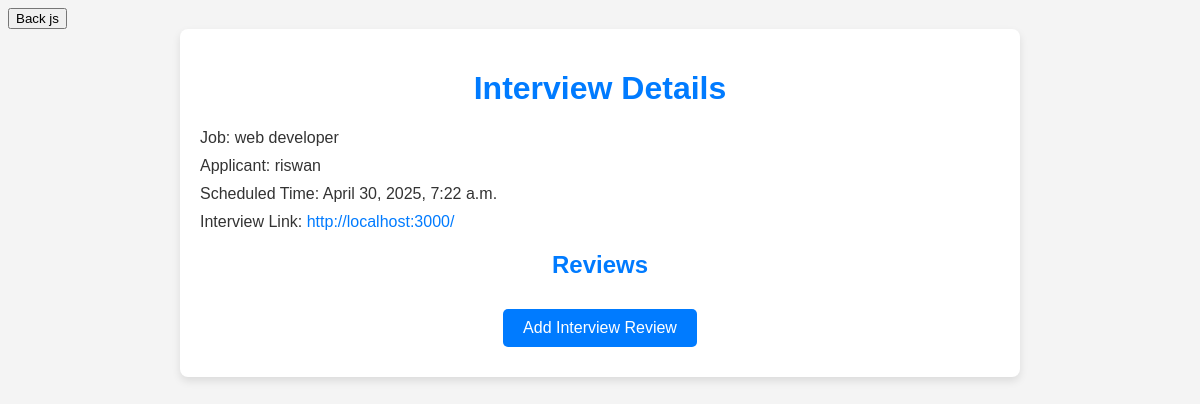
The page /interviews/detail/2/ (signed in) on the database its author committed.
### interviews/models.py (models this page shows)
class Interview(models.Model):
    job_application = models.ForeignKey(JobApplication, on_delete=models.CASCADE, related_name='interviews')
    scheduled_time = models.DateTimeField()
    interview_link = models.URLField()

### jobs/models.py (models this page shows, shortened)
class JobApplication(models.Model):
    job = models.ForeignKey(JobPosting, on_delete=models.CASCADE, related_name='applications')
    applicant = models.ForeignKey(User, on_delete=models.CASCADE, related_name='applications')
    applied_on = models.DateTimeField(auto_now_add=True)
    status = models.CharField(max_length=50, choices=[
        ('pending', 'Pending'),
        ('accepted', 'Accepted'),
        ('rejected', 'Rejected'),
        ('interview_scheduled', 'Interview Scheduled'),
        ('offer_made', 'Offer Made'),
    ],
     default='pending'
    )
    cv = models.FileField(upload_to='cvs/', blank=True, null=True)

class JobPosting(models.Model):
    organization = models.ForeignKey(Organization, on_delete=models.CASCADE, related_name='job_postings')
    title = models.CharField(max_length=255)
    description = models.TextField()
    required_qualifications = models.TextField()
    required_skills = models.ManyToManyField(Skill, blank=True)  # Use the same Skill model
    location = models.CharField(max_length=100)
    posted_on = models.DateTimeField(auto_now_add=True)
    application_deadline = models.DateTimeField()
    job_post_image = models.ImageField(upload_to='job_images/', blank=True, null=True)
    posted_by = models.ForeignKey(User,on_delete=models.SET_NULL,null=True,related_name='posted_jobs')

### interviews/views.py (the view)
# urls.py: path('detail/<int:interview_id>/', interview_detail, name='interview_detail'),
@login_required
def interview_detail(request, interview_id):
    interview = get_object_or_404(Interview, id=interview_id)
    reviews = InterviewReview.objects.filter(interview=interview)
    return render(request, 'interviews/interview_detail.html', {'interview': interview, 'reviews': reviews})

### interviews/templates/interviews/interview_detail.html (shortened to what this page needs)
<!DOCTYPE html>
<html>
<head>
</head>
<body>
    <button class="btn-back" onclick="window.location.href = 'http://127.0.0.1:8000/interviews/list/';">Back js</button>
    <div class="container">
        <h1>Interview Details</h1>
        <p>Job: {{ interview.job_application.job.title }}</p>
        <p>Applicant: {{ interview.job_application.applicant.username }}</p>
        <p>Scheduled Time: {{ interview.scheduled_time }}</p>
        <p>Interview Link: <a href="{{ interview.interview_link }}" target="_blank">{{ interview.interview_link }}</a></p>
        <h2>Reviews</h2>
        <div class="btn-container">
            <a href="{% url 'add_interview_review' interview.id %}" class="btn">Add Interview Review</a>
        </div>
    </div>
</body>
</html>

### interviews/templates/interviews/interview_detail.html (style rules this page uses)
body { font-family: Arial, sans-serif; background-color: #f4f4f4; color: #333; }
.container { max-width: 800px; margin: 0 auto; padding: 20px; background: #fff; border-radius: 8px; box-shadow: 0 4px 8px rgba(0, 0, 0, 0.1); }
h1, h2 { color: #007bff; text-align: center; }
p, div { margin: 10px 0; }
a { color: #007bff; text-decoration: none; }
.btn { background-color: #007bff; color: #fff; padding: 10px 20px; border: none; border-radius: 5px; cursor: pointer; text-align: center; margin-top: 10px; }
.btn-container { display: flex; justify-content: space-around; margin-top: 20px; }

### rows shown on the page
Interview: job_application.job "web developer", job_application.applicant.username "riswan", scheduled_time "April 30, 2025, 7:22 a.m.", interview_link "http://localhost:3000/"
